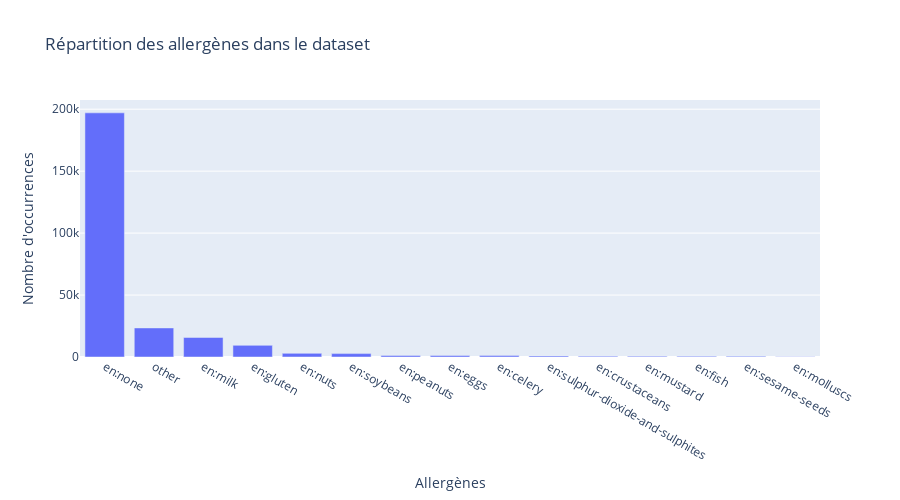

Notebook cell for this chart:
### Code cell
# Séparer les allergènes par ",", et convertir en une liste
allergens_series = data['allergens'].str.split(',').explode().str.strip()
# Compter les occurrences de chaque allergène
allergens_counts = allergens_series.value_counts().reset_index()
allergens_counts.columns = ['allergen', 'count']

# Créer le graphique
fig = px.bar(allergens_counts, x='allergen', y='count', 
             title="Répartition des allergènes dans le dataset",
             labels={'allergen': 'Allergènes', 'count': 'Nombre d\'occurrences'},
             height=500)

fig.show()

### Figure 1 — Plotly figure (JSON) as saved in the notebook; plotly's stock layout.template omitted (floating-point values rounded to 4 significant figures)
{"data": [{"alignmentgroup": "True", "hovertemplate": "Allergènes=%{x}<br>Nombre d'occurrences=%{y}<extra></extra>", "legendgroup": "", "marker": {"color": "#636efa", "pattern": {"shape": ""}}, "name": "", "offsetgroup": "", "orientation": "v", "showlegend": false, "textposition": "auto", "type": "bar", "x": ["en:none", "other", "en:milk", "en:gluten", "en:nuts", "en:soybeans", "en:peanuts", "en:eggs", "en:celery", "en:sulphur-dioxide-and-sulphites", "en:crustaceans", "en:mustard", "en:fish", "en:sesame-seeds", "en:molluscs"], "xaxis": "x", "y": [197056, 23464, 15769, 9401, 2931, 2734, 1250, 1215, 1126, 831, 648, 622, 548, 533, 101], "yaxis": "y"}], "layout": {"barmode": "relative", "height": 500, "legend": {"tracegroupgap": 0}, "title": {"text": "Répartition des allergènes dans le dataset"}, "xaxis": {"anchor": "y", "domain": [0, 1], "title": {"text": "Allergènes"}}, "yaxis": {"anchor": "x", "domain": [0, 1], "title": {"text": "Nombre d'occurrences"}}}}
